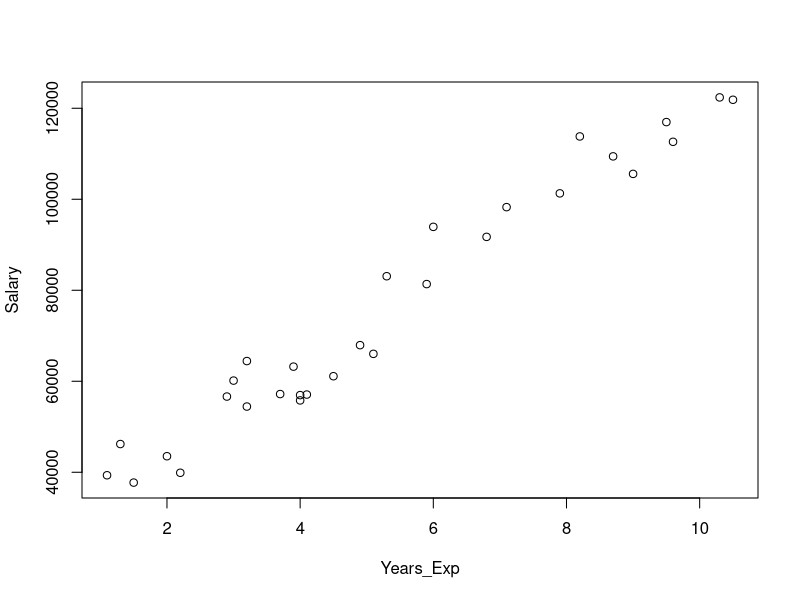

The R source for this figure:
library(caTools)
data <- data.frame(
  Years_Exp = c(1.1, 1.3, 1.5, 10.3, 10.5, 2.0, 2.2, 2.9, 3.0, 3.2, 3.2, 3.7, 
                      3.9, 4.0, 4.0, 4.1, 4.5, 4.9, 5.1, 5.3, 5.9, 6.0, 6.8, 7.1, 
                      7.9, 8.2, 8.7, 9.0, 9.5, 9.6),
  Salary = c(39343.00, 46205.00, 37731.00, 122391.00, 121872.00, 43525.00, 39891.00, 
             56642.00, 60150.00, 54445.00, 64445.00, 57189.00, 63218.00, 55794.00, 
             56957.00, 57081.00, 61111.00, 67938.00, 66029.00, 83088.00, 81363.00, 
             93940.00, 91738.00, 98273.00, 101302.00, 113812.00, 109431.00, 105582.00, 
             116969.00, 112635.00)
)

plot(data)

#sample.split(): Split the dataset into training and test based on a split ratio
#Here, we choose 70% data for training

#FUNCTION: subset()
#Use: This function is used to select appropriate subset of data

#TRUE: Select subset
# FASLE: Not select subset

split = sample.split(data$Salary, SplitRatio = 0.7)
training_set = subset(data, split == TRUE)
test_data = subset(data, split == FALSE)

# FUNCTION: lm()
# Use: This function lm is used to fit a linear model, where Salary ~ YearsExp
# is the formula used to predict Salary based on Years of experience
# (depedent ~ independent)

lm_r = lm(formula = Salary ~ Years_Exp, data=training_set)

summary(lm_r)
# This function summary(model_variable), provides summary of the ML mode
# that is fit
